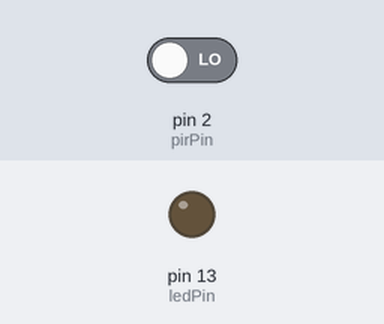
Recording of a sketch running on a simulated Arduino Uno, built for the host (arithmetic inside an expression is 32-bit, double 64-bit). On the bench: output pins drawn as LEDs (lit = HIGH). The inputs (shaded band) are chosen by the test bench; at power-on: pin 2 (pirPin) LOW. WiFi joins after 1.5 s; servers stay silent unless stated.

Above: at 3.0 s.
3.1 s: pin 2 (pirPin) driven HIGH
At 4.9 s:
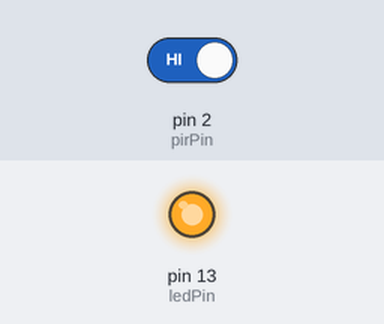
5.3 s: pin 2 (pirPin) driven LOW
At 6.2 s:
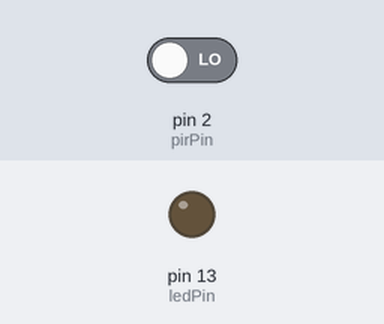
Timing chart, 0 to 8.3 s (numbered marks = the images above; inputs shaded):
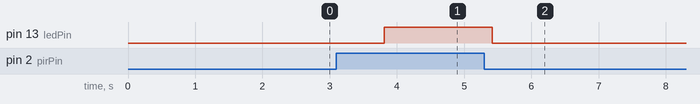

Measured:
- after the input at 3.1 s, pin 13 (ledPin): LOW → HIGH after 0.71 s
- after the input at 5.3 s, pin 13 (ledPin): HIGH → LOW after 0.12 s

The sketch:

sketch_mar06a_pir.ino
```cpp
// (licence header left out)
/* Comment this out to disable prints and save space */
#define BLYNK_PRINT SwSerial


#include <SoftwareSerial.h>
SoftwareSerial SwSerial(10, 11); // RX, TX

#include <BlynkSimpleStream.h>

// You should get Auth Token in the Blynk App.
// Go to the Project Settings (nut icon).
char auth[] = "7gi0uSFKNydosvknVp01kKzDZ5PLtoVB";

/* HC-SR501 Motion Detector */
#define ledPin 13
#define pirPin 2 // Input for HC-S501
int pirValue; // Place to store read PIR Value
int motionDetected = 0;

// Attach virtual serial terminal to Virtual Pin V1
WidgetTerminal terminal(V1);

// You can send commands from Terminal to your hardware. Just use
// the same Virtual Pin as your Terminal Widget
BLYNK_WRITE(V1)
{

  // if you type "Marco" into Terminal Widget - it will respond: "Polo:"
  if (String("Marco") == param.asStr()) {
    terminal.println("You said: 'Marco'") ;
    terminal.println("I said: 'Polo'") ;
  } else {

    // Send it back
    terminal.print("You said:");
    terminal.write(param.getBuffer(), param.getLength());
    terminal.println();
  }

  // Ensure everything is sent
  terminal.flush();
}

void setup()
{
  // Debug console
  SwSerial.begin(9600);

  // Blynk will work through Serial
  // Do not read or write this serial manually in your sketch
  Serial.begin(9600);
  delay(10);
  Blynk.begin(Serial, auth);
  pinMode(ledPin, OUTPUT);;
  pinMode(pirPin, INPUT);
  digitalWrite(ledPin, LOW);

  // This will print Blynk Software version to the Terminal Widget when
  // your hardware gets connected to Blynk Server
  terminal.println(F("Blynk v" BLYNK_VERSION ": Device started"));
  terminal.println(F("-------------"));
  terminal.println(F("Type 'Marco' and get a reply, or type"));
  terminal.println(F("anything else and get it printed back."));
  terminal.flush();
}

void loop()
{
  Blynk.run();
  int pirValue = digitalRead (pirPin);
  if (pirValue==HIGH){
    digitalWrite(ledPin, HIGH);
    Blynk.notify("motion detected");
    delay(200);
  }
  if (pirValue==LOW){
     digitalWrite(ledPin, LOW);
    //Blynk.notify("motion detected");
    delay(1000);
  }
}
```
